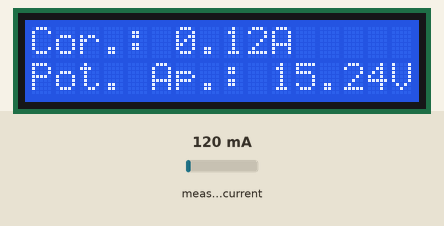
This sketch was run on a simulated Arduino Uno, built with avr-gcc and run on an emulated ATmega328P. Parts: 16×2 character LCD. The inputs (shaded band) are chosen by the test bench; at power-on: measured current 120 mA.

Above: at 1.2 s.
1.3 s: measured current set to 40 mA
At 5.0 s:
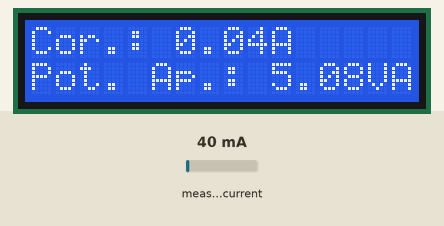
8.1 s: measured current set to 500 mA
At 10.5 s:
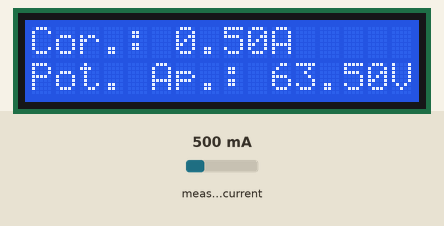
14.6 s: measured current set to 1000 mA
At 17.2 s:
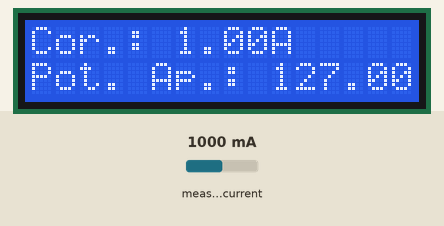
Timing chart, 0 to 18.7 s (numbered marks = the images above; inputs shaded):
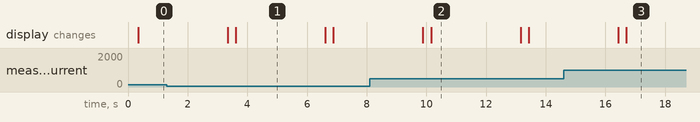

The sketch:

Medidor_de_Corrente.ino
```cpp
#include <EmonLib.h>

#include <Wire.h>
#include <LiquidCrystal_I2C.h>
//int val = 0;

EnergyMonitor emon1;

#define SAMPLING_TIME 0.0001668649
#define LINE_FREQUENCY 60

#define VOLTAGE_AC 127.00
#define ACS_MPY 15.41

double Irms = 0;

// Set the LCD address to 0x27 for a 16 chars and 2 line display
LiquidCrystal_I2C lcd(0x27, 16, 2);

void setup()
{
  emon1.current(1,ACS_MPY);
  // initialize the LCD
  //lcd.begin();
  lcd.init();

  // Turn on the blacklight and print a message.
  lcd.backlight();
  //lcd.print("Hello, world!");
}

void loop()
{
 Irms = emon1.calcIrms(1996);
  // Do nothing here...
 lcd.clear();
 lcd.setCursor(0,0);
 lcd.print("Cor.: ");
 lcd.print(Irms);
 lcd.print("A");
 lcd.setCursor(0,1);
 lcd.print("Pot. Ap.: ");
 lcd.print(Irms*127);
 lcd.print("VA");
 delay(3000);
lcd.clear();
}
```

Measured:
- after the input at 1.3 s, the display: first differs from a run without the input after 2.3 s (image 1)
- after the input at 8.1 s, the display: first differs from a run without the input after 2.1 s (image 2)
- after the input at 14.6 s, the display: first differs from a run without the input after 2.1 s (image 3)
- what the display in image 1 shows lasts 3.0 s, from 3.6 s to 6.6 s
